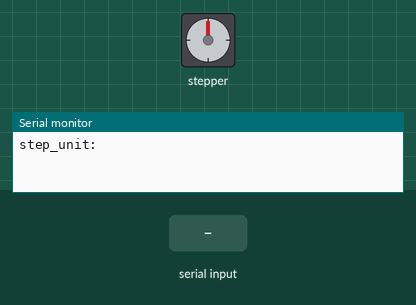
This sketch was run on a simulated Arduino Uno, built with avr-gcc and run on an emulated ATmega328P. Parts: stepper motor, the last lines printed to the serial monitor. The test bench sets the inputs (shaded band). Stepper angles assume 2048 steps per turn.

Above: at 1.2 s.
1.3 s: "30,150\n" received over Serial
At 1.75 s:
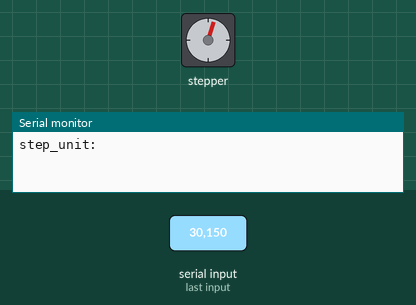
At 2.95 s:
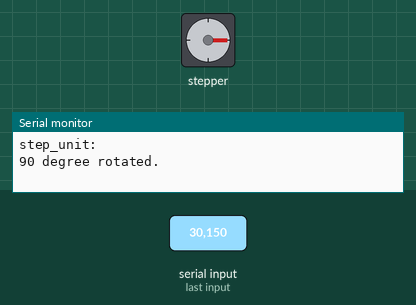
Timing chart, 0 to 10.3 s (numbered marks = the images above; inputs shaded):
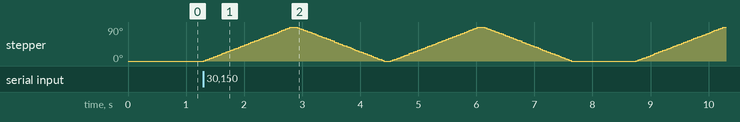

The sketch:

stepper_motor.ino
```cpp
#include <Stepper.h>

#define DOWN 0
#define UP 1

// 스텝모터의 전체 스텝 수 (28BYJ-48: 2048 스텝 = 360도)
const int stepsPerRevolution = 2048;
// IN4, IN2, IN3, IN1
Stepper myStepper(stepsPerRevolution, 2, 0, 3, 1);

const int step_base = 3;
static int step_unit = 1;

void set_step_unit(int val){
  if(val > 100)return;
  else if(val < 1)return;
  step_unit = val;
}

void rotate(int direction){
  int angle = step_base * step_unit;
  if(direction == DOWN){
    angle *= -1;
  }

  int steps = map(angle, -360, 360, -stepsPerRevolution, stepsPerRevolution);

  myStepper.step(steps);

  Serial.print(angle);
  Serial.println(" degree rotated.");
  delay(100);
}

void setup() {
  Serial.begin(115200);

  myStepper.setSpeed(10); // RPM
  Serial.println("step_unit: ");
}

void loop() {
  if (Serial.available() > 0) {
    int unit = Serial.parseInt();
    set_step_unit(unit);
    rotate(UP);
    rotate(DOWN);
  }
}
```

Measured:
- after the input at 1.3 s, stepper: turns 90° clockwise in 1.5 s, then 90° counter-clockwise in 1.5 s, then 90° clockwise in 1.5 s, then 90° counter-clockwise in 1.5 s, and so on
